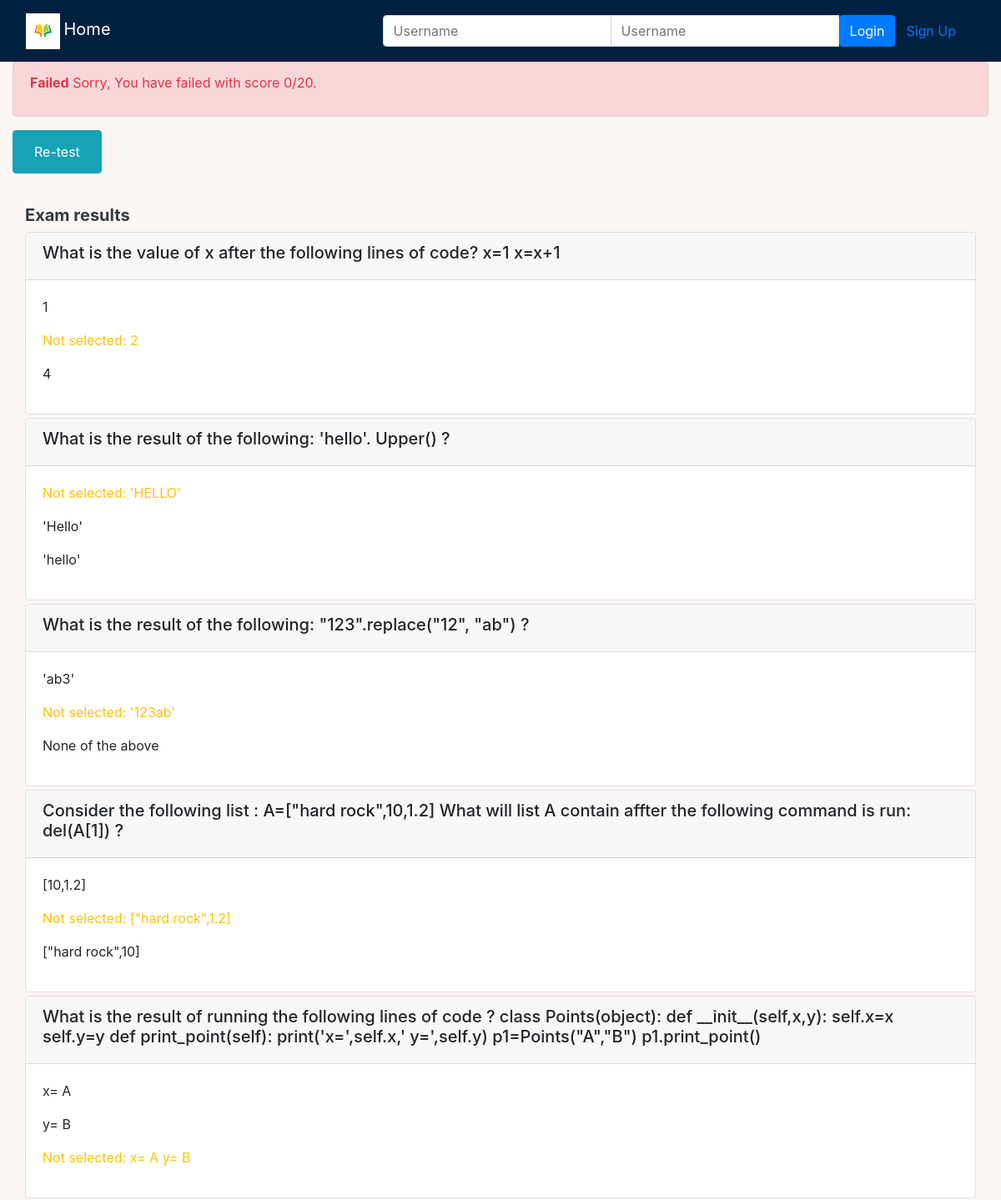
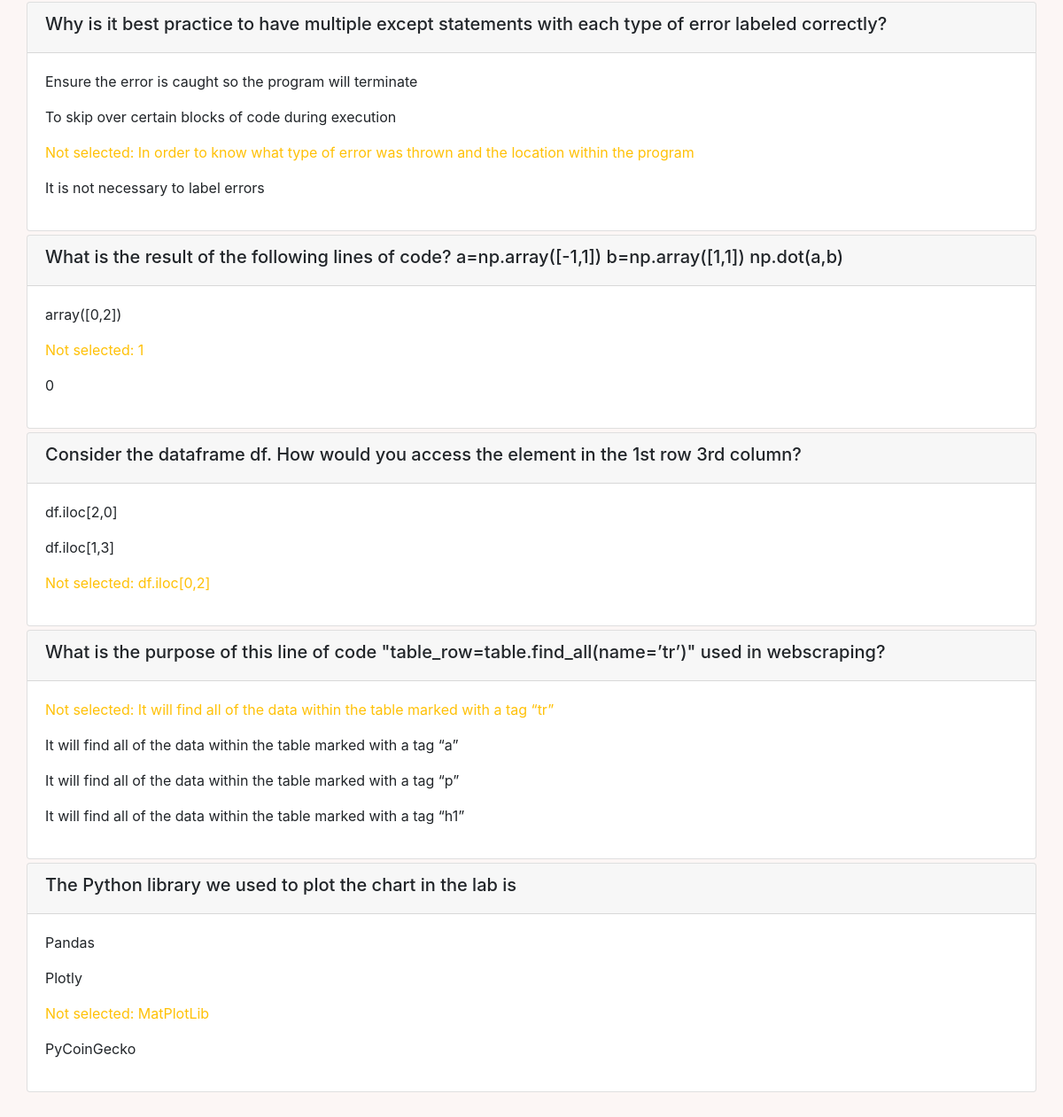
/course/2/submission/2/result/, run on the app's committed database (2 pictures, top to bottom).
### onlinecourse/models.py (models this page shows)
class Question(models.Model):
    course = models.ForeignKey(Course, on_delete = models.CASCADE)
    question_text = models.TextField()
    grade = models.IntegerField(default = 0)
    def is_get_score(self, selected_ids):
        all_answers = self.choice_set.filter(is_correct=True).count()
        selected_correct = self.choice_set.filter(is_correct=True, id__in=selected_ids).count()
        return all_answers == selected_correct

class Choice(models.Model):
    question = models.ForeignKey(Question, on_delete= models.CASCADE)
    choice_text = models.TextField()
    is_correct = models.BooleanField(default = False)

### onlinecourse/views.py (the view)
# urls.py: path('course/<int:course_id>/submission/<int:submission_id>/result/',views.show_exam_result,name='show_exam_result'),
def show_exam_result(request, course_id, submission_id):
    course = Course.objects.get(id=course_id)
    submission = Submission.objects.get(id=submission_id)
    max_score =0
    score = 0
    for question in Question.objects.filter(course=course_id):
        max_score += question.grade
        if question.is_get_score(submission.choices.filter(question=question)):
            score += question.grade
    grade = int((score / max_score)*100)
    context = {}
    context['user'] = request.user
    context['course'] = course
    context['max_score'] = max_score
    context['score'] = score
    context['grade'] = grade
    context['submission'] = submission
    context['choices'] = list(submission.choices.all())
    return render(request,'onlinecourse/exam_result_bootstrap.html',context)

### onlinecourse/templates/onlinecourse/exam_result_bootstrap.html (shortened to what this page needs)
<!DOCTYPE html>
<html lang="en">
<head>
    {% load static %}
    <link rel="stylesheet" href="https://maxcdn.bootstrapcdn.com/bootstrap/4.5.2/css/bootstrap.min.css">
    <link rel="stylesheet" href="{% static '/css/main.css' %}">
</head>
<body>
 <nav class="navbar navbar-dark navbar-expand-sm">
    <div class="container-fluid">
        <div class="navbar-header">
            <img src="{% static 'media/logo.png' %}" heigth="30" width="41">
              <a class="navbar-brand" href="{% url 'onlinecourse:index' %}">Home</a>
        </div>
        <ul class="nav navbar-nav navbar-right">
            {% if user.is_authenticated %}
            <li>
                <a class="btn btn-link" href="#">{{ user.first_name }}({{ user.username }})</a>
                <a class="btn btn-link" href="{% url 'onlinecourse:logout' %}">Logout</a>
            </li>
            {% else %}
            <li>
                <form class="form-inline" action="{% url 'onlinecourse:login' %}" method="post">
                    <div class="input-group">
                        <input type="text" class="form-control" placeholder="Username" name="username" >
                        <input type="password" class="form-control" placeholder="Username" name="psw" >
                        <button class="btn btn-primary" type="submit">Login</button>
                        <a class="btn btn-link" href="{% url 'onlinecourse:registration' %}">Sign Up</a>
                    </div>
                </form>
            </li>
            {% endif %}
        </ul>
    </div>
</nav>
<div class="container-fluid">
    {% if grade > 80 %}
    <div class="alert alert-success">
        <p class="text text-success"><b>Congratulations, {{user.first_name}}!</b> You have passed the exam and completed the course with score {{ score }}/{{ max_score }}.</p>
    </div>
        {% else %}
        <div class="alert alert-danger">
            <p class="text text-danger"><b>Failed</b> Sorry, {{user.first_name}} You have failed with score {{ score }}/{{ max_score }}.</p>
        </div>
        <button class="btn btn-info">
        <a class="btn btn-link text-white" href="{% url 'onlinecourse:course_details' course.id %}">Re-test</a>
        </button>
        {% endif %}
</div>
        <div class="card-columns-vertical mt-2">
        <h5 class="text text-dark font-weight-bold">Exam results</h5>
            {% for question in course.question_set.all %}
                <div class="card mt-1">
                    <div class="card-header"><h5>{{ question.question_text}}</h5></div>
                    <div class="card-body">
                        {% for choice in question.choice_set.all %}
                              {% if choice.is_correct is True and choice in choices %}
                              <p class="text text-success"> Correct answer: {{choice.choice_text}}</p>
                              {% elif choice.is_correct is True and choice not in choices %}
                              <p class="text text-warning">Not selected: {{choice.choice_text}}</p>
                              {% elif choice.is_correct is False and choice in choices %}
                              <p class="text text-danger">Wrong Answer: {{choice.choice_text}}</p>
                              {% else %}
                              <p>{{choice.choice_text}}</p>
                              {% endif %}
                        {% endfor %}
                    </div>
                </div>
                {% endfor %}
        </div>
</body>
</html>

### static/css/main.css (style rules this page uses)
body { background-color: #FCF6F5FF; }
nav { background-color: #00203FFF; }
.card-columns-vertical { margin: 0px auto; padding: 30px; }
form { margin: 0px auto; padding: 10px; }

### data on the page
Question: question_text "What is the value of x after the following lines of code? x=1 x=x+1"
Choice: choice_text "1"
Choice: choice_text "2"
Choice: choice_text "4"
Question: question_text "What is the result of the following: 'hello'. Upper() ?"
Choice: choice_text "'HELLO'"
Choice: choice_text "'Hello'"
Choice: choice_text "'hello'"
Question: question_text "What is the result of the following: \"123\".replace(\"12\", \"ab\") ?"
Choice: choice_text "'ab3'"
Choice: choice_text "'123ab'"
Choice: choice_text "None of the above"
Question: question_text "Consider the following list : A=[\"hard rock\",10,1.2] What will list A contain affter the following command is run: del(A[1]) ?"
Choice: choice_text "[10,1.2]"
Choice: choice_text "[\"hard rock\",1.2]"
Choice: choice_text "[\"hard rock\",10]"
Question: question_text "What is the result of running the following lines of code ? class Points(object): def __init__(self,x,y): self.x=x self.y=y def print_point(self): print('x=',self.x,' y=',self.y) p1=Points(\"A\",\"B\") p1.print_point()"
Choice: choice_text "x= A"
Choice: choice_text "y= B"
Choice: choice_text "x= A y= B"
Question: question_text "Why is it best practice to have multiple except statements with each type of error labeled correctly?"
Choice: choice_text "Ensure the error is caught so the program will terminate"
Choice: choice_text "To skip over certain blocks of code during execution"
Choice: choice_text "In order to know what type of error was thrown and the location within the program"
Choice: choice_text "It is not necessary to label errors"
Question: question_text "What is the result of the following lines of code? a=np.array([-1,1]) b=np.array([1,1]) np.dot(a,b)"
Choice: choice_text "array([0,2])"
Choice: choice_text "1"
Choice: choice_text "0"
Question: question_text "Consider the dataframe df. How would you access the element in the 1st row 3rd column?"
Choice: choice_text "df.iloc[2,0]"
Choice: choice_text "df.iloc[1,3]"
Choice: choice_text "df.iloc[0,2]"
Question: question_text "What is the purpose of this line of code \"table_row=table.find_all(name=’tr’)\" used in webscraping?"
Choice: choice_text "It will find all of the data within the table marked with a tag “tr”"
Choice: choice_text "It will find all of the data within the table marked with a tag “a”"
Choice: choice_text "It will find all of the data within the table marked with a tag “p”"
Choice: choice_text "It will find all of the data within the table marked with a tag “h1”"
Question: question_text "The Python library we used to plot the chart in the lab is"
Choice: choice_text "Pandas"
Choice: choice_text "Plotly"
Choice: choice_text "MatPlotLib"
Choice: choice_text "PyCoinGecko"

### other printed values
{{ score }} "0"
{{ max_score }} "20"
